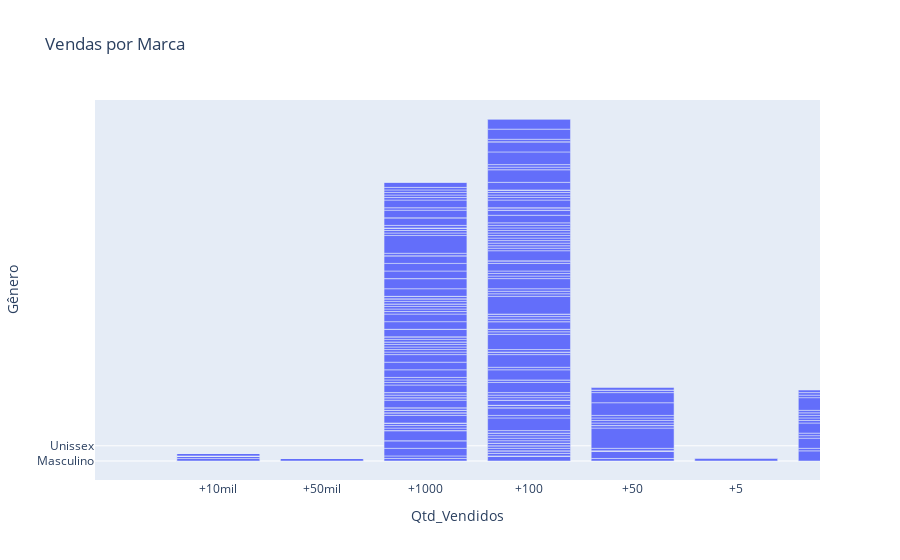

Notebook source saved alongside this figure:
### Code cell
import plotly.express as px

# Criar um gráfico de barras
fig = px.bar(df, x='Marca', y='Qtd_Vendidos', title='Vendas por Marca')

# Exibir o gráfico no Jupyter Notebook (para teste)
fig.show()

### Figure 1 — Plotly figure (JSON) as saved in the notebook; plotly's stock layout.template omitted (floating-point values rounded to 4 significant figures; data arrays with more than 128 entries replaced by an {"elided": "..."} marker saying what was removed)
{"data": [{"alignmentgroup": "True", "hovertemplate": "Qtd_Vendidos=%{x}<br>Gênero=%{y}<extra></extra>", "legendgroup": "", "marker": {"color": "#636efa", "pattern": {"shape": ""}}, "name": "", "offsetgroup": "", "orientation": "v", "showlegend": false, "textposition": "auto", "type": "bar", "x": {"elided": "295 str values"}, "xaxis": "x", "y": {"elided": "295 str values"}, "yaxis": "y"}], "layout": {"autosize": true, "barmode": "relative", "legend": {"tracegroupgap": 0}, "title": {"text": "Vendas por Marca"}, "xaxis": {"anchor": "y", "autorange": false, "domain": [0, 1], "range": [-1.191, 5.809], "title": {"text": "Qtd_Vendidos"}, "type": "category"}, "yaxis": {"anchor": "x", "autorange": true, "domain": [0, 1], "range": [-7.5, 142.5], "title": {"text": "Gênero"}, "type": "category"}}}
